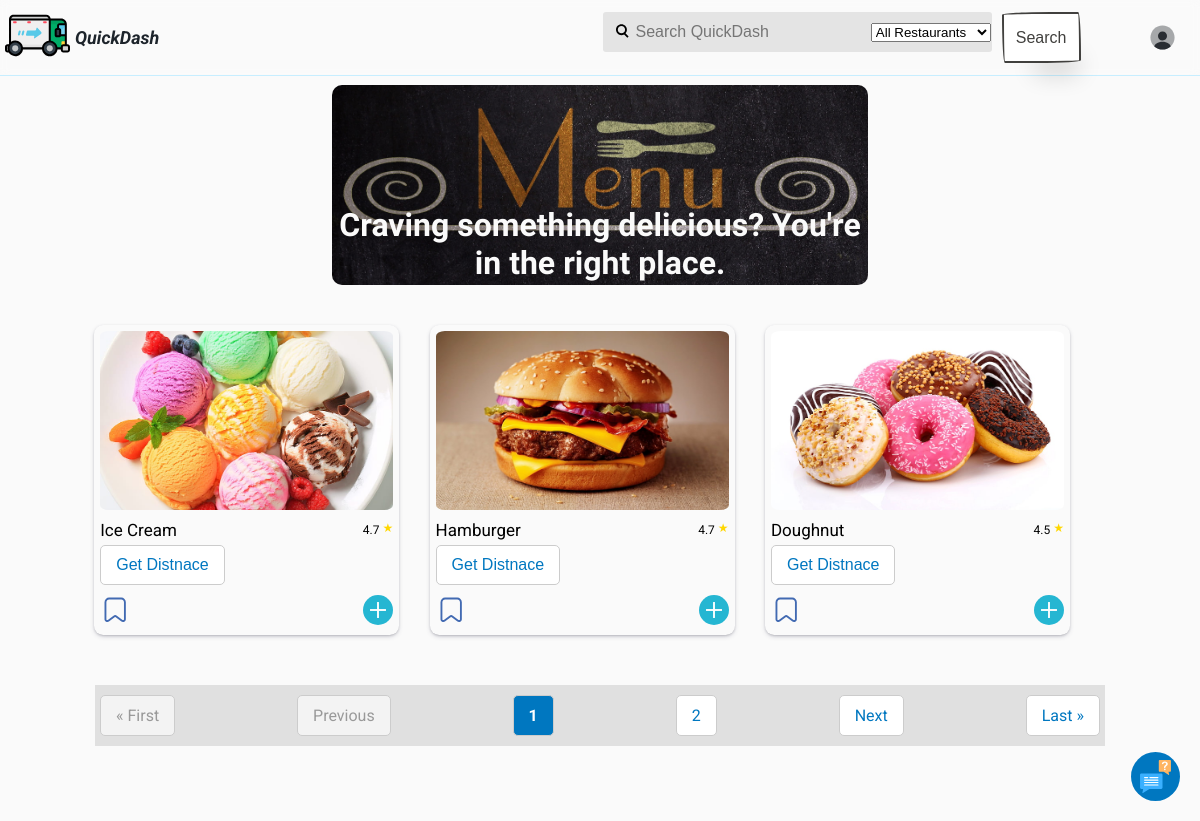
The page / on the database its author committed.
### orders/models.py (models this page shows, shortened)
class Item(models.Model):
    name = models.CharField(max_length=100)
    price = models.DecimalField(max_digits=6, decimal_places=2)
    description = models.TextField(blank=True, null=True)
    rating = models.DecimalField(max_digits=3, decimal_places=1)
    image = models.ImageField(upload_to='menu_images/')
    date_added = models.DateTimeField(auto_now_add=True)
    restaurant = models.ForeignKey(
        Restaurant,
        on_delete=models.CASCADE,
    )
    user = models.ForeignKey(settings.AUTH_USER_MODEL, on_delete=models.CASCADE)

### core/views.py (the view)
# urls.py: path('', views.homePage, name='home'),
def homePage(request):
    query = request.GET.get('q', '')
    restaurant_filter = request.GET.get('restaurant', '')
    min_price = request.GET.get('min_price')
    max_price = request.GET.get('max_price')
    items = Item.objects.filter(
        Q(name__icontains=query) |
        Q(description__icontains=query)
    )
    if restaurant_filter:
        items = items.filter(restaurant__name=restaurant_filter)
    if min_price:
        items = items.filter(price__gte=min_price)
    if max_price:
        items = items.filter(price__lte=max_price)
    paginator = Paginator(items, 3)
    page_number = request.GET.get('page')
    page_obj = paginator.get_page(page_number)
    restaurants = Restaurant.objects.all()
    user_wishlist = set()
    total_items = 0
    if request.user.is_authenticated:
        user_wishlist = set(
            WishListItem.objects.filter(user=request.user).values_list('item_id', flat=True)
        )
        total_items = CartItem.objects.filter(user=request.user).aggregate(total=Sum('quantity'))['total'] or 0
    context = {
        'items': items,
        'total_items': total_items,
        'user_wishlist': user_wishlist or None,
        'query': query,
        'restaurants': restaurants,
        'restaurant_filter': restaurant_filter,
        'min_price': min_price,
        'max_price': max_price,
        'page_obj': page_obj,
        }
    return render(request, 'core/index.html', context)

### orders/context_processors.py (called while the page is built)
def cart_item_count(request):
    total_items = 0
    if request.user.is_authenticated:
        total_items = CartItem.objects.filter(user=request.user).aggregate(total=Sum('quantity'))['total'] or 0
    return {'total_items': total_items}

### core/templates/core/index.html (shortened to what this page needs)
{% extends 'core/main.html' %}
{% load static %}
{% block content %}
    <div class="hero">
        <img src="{% static 'images/menu-hero.jpg' %}" alt="" class="hero-img">
        <h1 class="flxcent">Craving something delicious? You're in the right place.</h1>
    </div>
    <section id="featured-dishes">
        <div class="restaurant-dishes">
             {% for item in page_obj %}
            <div class="dish-item">
                <div class="top-dish-section">
                    <img src="{{ item.image.url }}" alt="{{ item.name }}" class="dish-img">
             </div>
                <div class="bottom-dish-section flx">
                    <div class="name-rating-section flx">
                        <span class="dish-name">{{ item.name }}</span>
                        <span class="dish-rating flxcent">
                            <span class="dish-rate">{{ item.rating }}</span>
                            <span class="star-emoji">&#9733;</span>
                        </span>
                    </div>
                    <div class="delivery-time-section flx">
                        <span class="time-icon-container flxcent">
                            <button class="calculate-distance-btn" data-item-id="{{ item.id }}">Get Distnace</button>
                        </span>
                    </div>
                    <div class="add-wish-box">
                        <div class="wish-list">
                            <a href="{% url 'toggle_wishlist' item.id %}">
                                <img src="{% static 'images/favorite.svg' %}" alt="" class="wish-list-icon">
                            </a>
                        </div>
                        <div class="add-cart">
                            <a href="{% url 'add_to_cart' item.id %}">
                                <img src="{% static 'images/plus.svg' %}" alt="" class="add-cart-icon">
                            </a>
                        </div>
                    </div>
                </div>
            </div>
             {% endfor %}
        </div>
    </section>
    <div class="pagination-wrapper">
        <div class="pagination">
            {% if page_obj.has_previous %}
                <a href="?page=1" class="page-link">&laquo; First</a>
                <a href="?page={{ page_obj.previous_page_number }}" class="page-link">Previous</a>
            {% else %}
                <span class="page-link disabled">&laquo; First</span>
                <span class="page-link disabled">Previous</span>
            {% endif %}
            {% for num in page_obj.paginator.page_range %}
                {% if page_obj.number == num %}
                    <span class="page-link current">{{ num }}</span>
                {% else %}
                    <a href="?page={{ num }}" class="page-link">{{ num }}</a>
                {% endif %}
            {% endfor %}
            {% if page_obj.has_next %}
                <a href="?page={{ page_obj.next_page_number }}" class="page-link">Next</a>
                <a href="?page={{ page_obj.paginator.num_pages }}" class="page-link">Last &raquo;</a>
            {% else %}
                <span class="page-link disabled">Next</span>
                <span class="page-link disabled">Last &raquo;</span>
            {% endif %}
            </div>
    </div>
{% endblock %}

### static/css/header.css (style rules this page uses)
a { text-decoration: none; display: flex; justify-content: center; align-items: center; -webkit-tap-highlight-color: transparent; }

### static/css/general.css (style rules this page uses)
body { background-color: #FAFAFA; font-family: "Roboto", sans-serif; margin: 0; padding: 5px; padding-top: 85px; }
button { padding: 0; margin: 0; border: 0; background-color: rgb(228, 228, 228); border-radius: 3px; }
.flxcent { display: flex; justify-content: center; align-items: center; }
.flx { display: flex; }

### static/css/card.css (style rules this page uses)
.hero { width: 45%; margin: 0 auto; position: relative; display: grid; grid-template-columns: 1fr; grid-template-rows: 200px; gap: 20px; }
.hero-img { object-fit: cover; width: 100%; height: 100%; border-radius: 10px; }
h1 { margin: 0; width: 100%; font-family: "Qwitcher Grypen", cursive; position: absolute; text-align: center; color: #FAFAFA; bottom: 3px; }

### static/css/featured-dishes.css (style rules this page uses)
#featured-dishes { width: 85%; margin: 40px auto 30px auto; }
.restaurant-dishes { display: grid; grid-template-columns: 305px 305px 305px; gap: 3%; }
.dish-item { flex-direction: column; max-width: 305px; max-height: 298px; border-radius: 3%; padding: 6px; box-shadow: rgba(50, 50, 93, 0.25) 0px 2px 5px -1px, rgba(0, 0, 0, 0.3) 0px 1px 3px -1px; }
.add-wish-box { display: flex; justify-content: space-between; margin-top: 10px; }
.add-cart-icon, .wish-list-icon { width: 100%; }
.add-cart, .wish-list { width: 30px; position: relative; display: inline-block; }
.top-dish-section { width: 100%; height: 60%; margin-bottom: 10px; }
.dish-img { width: 100%; height: 100%; object-fit: cover; border-radius: 3%; }
.bottom-dish-section { flex-direction: column; }
.name-rating-section { align-items: center; justify-content: space-between; margin-bottom: 5px; }
.dish-name { font-weight: 400; font-size: 17px; }
.dish-rating { font-size: 12px; }
.star-emoji { color: gold; height: 18px; margin-left: 3px; }
.delivery-time-section { justify-content: flex-start; align-items: center; }
.pagination-wrapper { overflow-x: auto; -webkit-overflow-scrolling: touch; white-space: nowrap; margin-bottom: 50px; }
.pagination { display: flex; justify-content: space-between; align-items: center; margin: 20px auto; padding: 10px 5px; gap: 5px; max-width: 1000px; background-color: #e0e0e0; }
.page-link, .calculate-distance-btn { padding: 10px 15px; text-decoration: none; color: #0077c0; font-size: 16px; border: 1px solid #ccc; border-radius: 5px; background-color: white; transition: background-color 0.3s, color 0.3s; white-space: nowrap; }
.page-link.current { font-weight: bold; background-color: #0077c0; color: white; pointer-events: none; }
.page-link.disabled { color: #999; pointer-events: none; background-color: #f3f3f3; }

### rows shown on the page
Item: image (picture), name "Ice Cream", rating "4.7"
Item: image (picture), name "Hamburger", rating "4.7"
Item: image (picture), name "Doughnut", rating "4.5"

### other values the page prints
{{ num }} "1"
{{ num }} "2"
